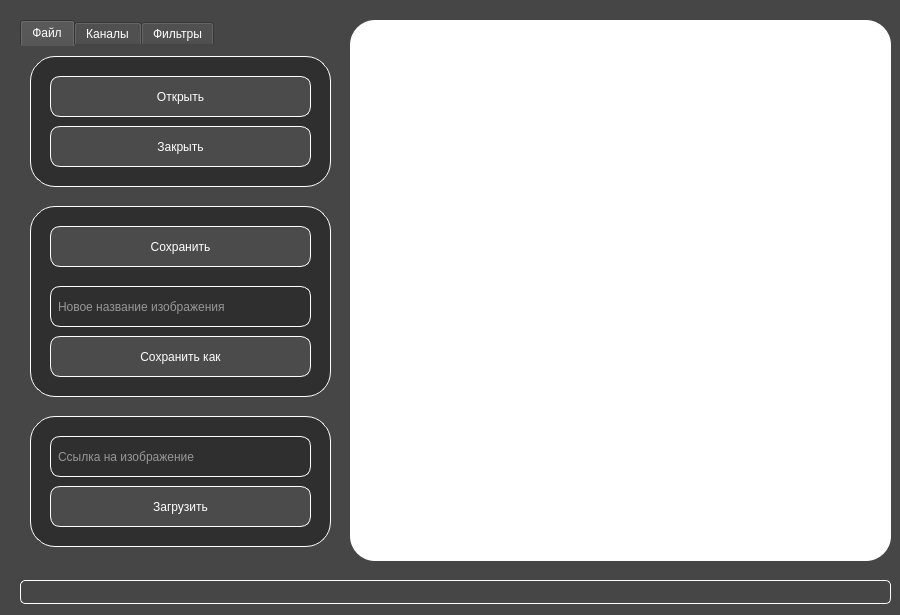
<?xml version="1.0" encoding="UTF-8"?>
<ui version="4.0">
 <class>MainWindow</class>
 <widget class="QMainWindow" name="MainWindow">
  <property name="geometry">
   <rect>
    <x>0</x>
    <y>0</y>
    <width>900</width>
    <height>615</height>
   </rect>
  </property>
  <property name="minimumSize">
   <size>
    <width>900</width>
    <height>615</height>
   </size>
  </property>
  <property name="windowTitle">
   <string>MainWindow</string>
  </property>
  <property name="styleSheet">
   <string notr="true">background-color: rgb(70, 70, 70);
color: rgb(255, 255, 255);</string>
  </property>
  <widget class="QWidget" name="centralwidget">
   <widget class="QTabWidget" name="tabWidget">
    <property name="geometry">
     <rect>
      <x>20</x>
      <y>20</y>
      <width>320</width>
      <height>540</height>
     </rect>
    </property>
    <property name="cursor">
     <cursorShape>PointingHandCursor</cursorShape>
    </property>
    <property name="styleSheet">
     <string notr="true">QWidget {
	selection-background-color: #5865F2;
	border-bottom-color: rgb(255, 255, 255);
}
</string>
    </property>
    <property name="currentIndex">
     <number>0</number>
    </property>
    <widget class="QWidget" name="file_tab">
     <attribute name="title">
      <string>Файл</string>
     </attribute>
     <widget class="QFrame" name="download_file">
      <property name="enabled">
       <bool>true</bool>
      </property>
      <property name="geometry">
       <rect>
        <x>10</x>
        <y>370</y>
        <width>301</width>
        <height>131</height>
       </rect>
      </property>
      <property name="styleSheet">
       <string notr="true">background-color: rgb(47, 47, 47);
border-radius: 25px;
border: 1px solid #fff;</string>
      </property>
      <property name="frameShape">
       <enum>QFrame::StyledPanel</enum>
      </property>
      <property name="frameShadow">
       <enum>QFrame::Raised</enum>
      </property>
      <widget class="QLineEdit" name="img_link">
       <property name="enabled">
        <bool>true</bool>
       </property>
       <property name="geometry">
        <rect>
         <x>20</x>
         <y>20</y>
         <width>261</width>
         <height>41</height>
        </rect>
       </property>
       <property name="styleSheet">
        <string notr="true">QLineEdit {
	border: 1px solid rgb(255, 255, 255);
	border-radius: 10px;
	padding-left: 5px;
	padding-right: 5px;
}

QLineEdit:hover, QLineEdit:focus {
	border: 1px solid #5865F2;
	border-radius: 10px;
}</string>
       </property>
       <property name="text">
        <string/>
       </property>
       <property name="placeholderText">
        <string>Ссылка на изображение</string>
       </property>
      </widget>
      <widget class="QPushButton" name="img_dl">
       <property name="geometry">
        <rect>
         <x>20</x>
         <y>70</y>
         <width>261</width>
         <height>41</height>
        </rect>
       </property>
       <property name="cursor">
        <cursorShape>PointingHandCursor</cursorShape>
       </property>
       <property name="styleSheet">
        <string notr="true">QPushButton {
	border: solid #fff;
	border-width: 1px;
	border-radius: 10px;
	background-color: rgb(75, 75, 75);
}

QPushButton:hover {
	background-color: rgb(65, 65, 65);
	border-color: #5865F2;
}</string>
       </property>
       <property name="text">
        <string>Загрузить</string>
       </property>
      </widget>
     </widget>
     <widget class="QFrame" name="open_file">
      <property name="enabled">
       <bool>true</bool>
      </property>
      <property name="geometry">
       <rect>
        <x>10</x>
        <y>10</y>
        <width>301</width>
        <height>131</height>
       </rect>
      </property>
      <property name="styleSheet">
       <string notr="true">background-color: rgb(47, 47, 47);
border-radius: 25px;
border: 1px solid #fff;</string>
      </property>
      <property name="frameShape">
       <enum>QFrame::StyledPanel</enum>
      </property>
      <property name="frameShadow">
       <enum>QFrame::Raised</enum>
      </property>
      <widget class="QPushButton" name="open">
       <property name="geometry">
        <rect>
         <x>20</x>
         <y>20</y>
         <width>261</width>
         <height>41</height>
        </rect>
       </property>
       <property name="cursor">
        <cursorShape>PointingHandCursor</cursorShape>
       </property>
       <property name="styleSheet">
        <string notr="true">QPushButton {
	border: solid #fff;
	border-width: 1px;
	border-radius: 10px;
	background-color: rgb(75, 75, 75);
}

QPushButton:hover {
	background-color: rgb(65, 65, 65);
	border-color: #5865F2;
}</string>
       </property>
       <property name="text">
        <string>Открыть</string>
       </property>
      </widget>
      <widget class="QPushButton" name="close">
       <property name="geometry">
        <rect>
         <x>20</x>
         <y>70</y>
         <width>261</width>
         <height>41</height>
        </rect>
       </property>
       <property name="cursor">
        <cursorShape>PointingHandCursor</cursorShape>
       </property>
       <property name="styleSheet">
        <string notr="true">QPushButton {
	border: solid #fff;
	border-width: 1px;
	border-radius: 10px;
	background-color: rgb(75, 75, 75);
}

QPushButton:hover {
	background-color: rgb(65, 65, 65);
	border-color: #5865F2;
}</string>
       </property>
       <property name="text">
        <string>Закрыть</string>
       </property>
      </widget>
     </widget>
     <widget class="QFrame" name="save_file">
      <property name="enabled">
       <bool>true</bool>
      </property>
      <property name="geometry">
       <rect>
        <x>10</x>
        <y>160</y>
        <width>301</width>
        <height>191</height>
       </rect>
      </property>
      <property name="styleSheet">
       <string notr="true">background-color: rgb(47, 47, 47);
border-radius: 25px;
border: 1px solid #fff;</string>
      </property>
      <property name="frameShape">
       <enum>QFrame::StyledPanel</enum>
      </property>
      <property name="frameShadow">
       <enum>QFrame::Raised</enum>
      </property>
      <widget class="QPushButton" name="save">
       <property name="geometry">
        <rect>
         <x>20</x>
         <y>20</y>
         <width>261</width>
         <height>41</height>
        </rect>
       </property>
       <property name="cursor">
        <cursorShape>PointingHandCursor</cursorShape>
       </property>
       <property name="styleSheet">
        <string notr="true">QPushButton {
	border: solid #fff;
	border-width: 1px;
	border-radius: 10px;
	background-color: rgb(75, 75, 75);
}

QPushButton:hover {
	background-color: rgb(65, 65, 65);
	border-color: #5865F2;
}</string>
       </property>
       <property name="text">
        <string>Сохранить</string>
       </property>
      </widget>
      <widget class="QPushButton" name="save_as">
       <property name="geometry">
        <rect>
         <x>20</x>
         <y>130</y>
         <width>261</width>
         <height>41</height>
        </rect>
       </property>
       <property name="cursor">
        <cursorShape>PointingHandCursor</cursorShape>
       </property>
       <property name="styleSheet">
        <string notr="true">QPushButton {
	border: solid #fff;
	border-width: 1px;
	border-radius: 10px;
	background-color: rgb(75, 75, 75);
}

QPushButton:hover {
	background-color: rgb(65, 65, 65);
	border-color: #5865F2;
}</string>
       </property>
       <property name="text">
        <string>Сохранить как</string>
       </property>
      </widget>
      <widget class="QLineEdit" name="new_name">
       <property name="enabled">
        <bool>true</bool>
       </property>
       <property name="geometry">
        <rect>
         <x>20</x>
         <y>80</y>
         <width>261</width>
         <height>41</height>
        </rect>
       </property>
       <property name="styleSheet">
        <string notr="true">QLineEdit {
	border: 1px solid rgb(255, 255, 255);
	border-radius: 10px;
	padding-left: 5px;
	padding-right: 5px;
}

QLineEdit:hover, QLineEdit:focus {
	border: 1px solid #5865F2;
	border-radius: 10px;
}</string>
       </property>
       <property name="text">
        <string/>
       </property>
       <property name="placeholderText">
        <string>Новое название изображения</string>
       </property>
      </widget>
     </widget>
    </widget>
    <widget class="QWidget" name="channels_tab">
     <attribute name="title">
      <string>Каналы</string>
     </attribute>
     <widget class="QFrame" name="channels">
      <property name="enabled">
       <bool>true</bool>
      </property>
      <property name="geometry">
       <rect>
        <x>10</x>
        <y>10</y>
        <width>301</width>
        <height>231</height>
       </rect>
      </property>
      <property name="cursor">
       <cursorShape>ArrowCursor</cursorShape>
      </property>
      <property name="styleSheet">
       <string notr="true">background-color: rgb(47, 47, 47);
border-radius: 25px;
border: 1px solid #fff;</string>
      </property>
      <property name="frameShape">
       <enum>QFrame::StyledPanel</enum>
      </property>
      <property name="frameShadow">
       <enum>QFrame::Raised</enum>
      </property>
      <widget class="QFrame" name="red_channel">
       <property name="geometry">
        <rect>
         <x>20</x>
         <y>70</y>
         <width>261</width>
         <height>41</height>
        </rect>
       </property>
       <property name="autoFillBackground">
        <bool>false</bool>
       </property>
       <property name="styleSheet">
        <string notr="true">border: solid white;
border-width: 1px;
border-radius: 10px;</string>
       </property>
       <property name="frameShape">
        <enum>QFrame::StyledPanel</enum>
       </property>
       <property name="frameShadow">
        <enum>QFrame::Raised</enum>
       </property>
       <widget class="QSlider" name="red_slider">
        <property name="geometry">
         <rect>
          <x>40</x>
          <y>10</y>
          <width>211</width>
          <height>20</height>
         </rect>
        </property>
        <property name="cursor">
         <cursorShape>SizeHorCursor</cursorShape>
        </property>
        <property name="styleSheet">
         <string notr="true">QSlider {
	border: none;
	selection-background-color: rgb(255, 0, 0);
}

QSlider:handle:hover, QSlider:handle:focus {
    background: rgb(47, 47, 47);
    border: 1px solid rgb(255, 0, 0);
	border-radius: 10px;
}</string>
        </property>
        <property name="maximum">
         <number>255</number>
        </property>
        <property name="singleStep">
         <number>5</number>
        </property>
        <property name="orientation">
         <enum>Qt::Horizontal</enum>
        </property>
       </widget>
       <widget class="QLabel" name="red_circle">
        <property name="geometry">
         <rect>
          <x>10</x>
          <y>10</y>
          <width>21</width>
          <height>21</height>
         </rect>
        </property>
        <property name="styleSheet">
         <string notr="true">background-color: rgb(255, 0, 0);
border-radius: 10px;
</string>
        </property>
        <property name="text">
         <string/>
        </property>
       </widget>
      </widget>
      <widget class="QFrame" name="green_channel">
       <property name="geometry">
        <rect>
         <x>20</x>
         <y>120</y>
         <width>261</width>
         <height>41</height>
        </rect>
       </property>
       <property name="autoFillBackground">
        <bool>false</bool>
       </property>
       <property name="styleSheet">
        <string notr="true">border: solid white;
border-width: 1px;
border-radius: 10px;</string>
       </property>
       <property name="frameShape">
        <enum>QFrame::StyledPanel</enum>
       </property>
       <property name="frameShadow">
        <enum>QFrame::Raised</enum>
       </property>
       <widget class="QSlider" name="green_slider">
        <property name="geometry">
         <rect>
          <x>40</x>
          <y>10</y>
          <width>211</width>
          <height>20</height>
         </rect>
        </property>
        <property name="cursor">
         <cursorShape>SizeHorCursor</cursorShape>
        </property>
        <property name="styleSheet">
         <string notr="true">QSlider {
	border: none;
	selection-background-color: rgb(0, 255, 0);
}

QSlider:handle:hover, QSlider:handle:focus {
    background: rgb(47, 47, 47);
    border: 1px solid rgb(0, 255, 0);
	border-radius: 10px;
}</string>
        </property>
        <property name="maximum">
         <number>255</number>
        </property>
        <property name="singleStep">
         <number>5</number>
        </property>
        <property name="orientation">
         <enum>Qt::Horizontal</enum>
        </property>
       </widget>
       <widget class="QLabel" name="green_circle">
        <property name="geometry">
         <rect>
          <x>10</x>
          <y>10</y>
          <width>21</width>
          <height>21</height>
         </rect>
        </property>
        <property name="styleSheet">
         <string notr="true">background-color: rgb(0, 255, 0);
border-radius: 10px;
</string>
        </property>
        <property name="text">
         <string/>
        </property>
       </widget>
      </widget>
      <widget class="QFrame" name="blue_channel">
       <property name="geometry">
        <rect>
         <x>20</x>
         <y>170</y>
         <width>261</width>
         <height>41</height>
        </rect>
       </property>
       <property name="autoFillBackground">
        <bool>false</bool>
       </property>
       <property name="styleSheet">
        <string notr="true">border: solid white;
border-width: 1px;
border-radius: 10px;</string>
       </property>
       <property name="frameShape">
        <enum>QFrame::StyledPanel</enum>
       </property>
       <property name="frameShadow">
        <enum>QFrame::Raised</enum>
       </property>
       <widget class="QSlider" name="blue_slider">
        <property name="geometry">
         <rect>
          <x>40</x>
          <y>10</y>
          <width>211</width>
          <height>20</height>
         </rect>
        </property>
        <property name="cursor">
         <cursorShape>SizeHorCursor</cursorShape>
        </property>
        <property name="styleSheet">
         <string notr="true">QSlider {
	border: none;
	selection-background-color: rgb(0, 0, 255);
}

QSlider:handle:hover, QSlider:handle:focus {
    background: rgb(47, 47, 47);
    border: 1px solid rgb(0, 0, 255);
	border-radius: 10px;
}</string>
        </property>
        <property name="maximum">
         <number>255</number>
        </property>
        <property name="singleStep">
         <number>5</number>
        </property>
        <property name="orientation">
         <enum>Qt::Horizontal</enum>
        </property>
       </widget>
       <widget class="QLabel" name="blue_circle">
        <property name="geometry">
         <rect>
          <x>10</x>
          <y>10</y>
          <width>21</width>
          <height>21</height>
         </rect>
        </property>
        <property name="styleSheet">
         <string notr="true">background-color: rgb(0, 0, 255);
border-radius: 10px;
</string>
        </property>
        <property name="text">
         <string/>
        </property>
       </widget>
      </widget>
      <widget class="QPushButton" name="all_channels">
       <property name="geometry">
        <rect>
         <x>20</x>
         <y>20</y>
         <width>261</width>
         <height>41</height>
        </rect>
       </property>
       <property name="cursor">
        <cursorShape>PointingHandCursor</cursorShape>
       </property>
       <property name="styleSheet">
        <string notr="true">QPushButton {
	border: solid #fff;
	border-width: 1px;
	border-radius: 10px;
	background-color: rgb(75, 75, 75);
}

QPushButton:hover {
	background-color: rgb(65, 65, 65);
	border-color: #5865F2;
}</string>
       </property>
       <property name="text">
        <string>Все каналы</string>
       </property>
      </widget>
     </widget>
    </widget>
    <widget class="QWidget" name="tab_2">
     <property name="autoFillBackground">
      <bool>false</bool>
     </property>
     <attribute name="title">
      <string>Фильтры</string>
     </attribute>
     <widget class="QFrame" name="download_2">
      <property name="enabled">
       <bool>true</bool>
      </property>
      <property name="geometry">
       <rect>
        <x>10</x>
        <y>10</y>
        <width>301</width>
        <height>131</height>
       </rect>
      </property>
      <property name="styleSheet">
       <string notr="true">background-color: rgb(47, 47, 47);
border-radius: 35px;</string>
      </property>
      <property name="frameShape">
       <enum>QFrame::StyledPanel</enum>
      </property>
      <property name="frameShadow">
       <enum>QFrame::Raised</enum>
      </property>
      <widget class="QLineEdit" name="img_link_2">
       <property name="enabled">
        <bool>true</bool>
       </property>
       <property name="geometry">
        <rect>
         <x>20</x>
         <y>20</y>
         <width>261</width>
         <height>41</height>
        </rect>
       </property>
       <property name="styleSheet">
        <string notr="true">QLineEdit {
	border: 1px solid rgb(255, 255, 255);
	border-radius: 10px;
	padding-left: 5px;
	padding-right: 5px;
}

QLineEdit:hover, QLineEdit:focus {
	border: 1px solid #5865F2;
	border-radius: 10px;
}</string>
       </property>
       <property name="text">
        <string/>
       </property>
       <property name="placeholderText">
        <string>Ссылка на изображение</string>
       </property>
      </widget>
      <widget class="QPushButton" name="img_dl_2">
       <property name="geometry">
        <rect>
         <x>20</x>
         <y>70</y>
         <width>261</width>
         <height>41</height>
        </rect>
       </property>
       <property name="cursor">
        <cursorShape>PointingHandCursor</cursorShape>
       </property>
       <property name="styleSheet">
        <string notr="true">QPushButton {
	border: solid #fff;
	border-width: 1px;
	border-radius: 10px;
	background-color: rgb(75, 75, 75);
}

QPushButton:hover {
	background-color: rgb(65, 65, 65);
	border-color: #5865F2;
}</string>
       </property>
       <property name="text">
        <string>Все каналы</string>
       </property>
      </widget>
     </widget>
    </widget>
   </widget>
   <widget class="QLabel" name="img">
    <property name="geometry">
     <rect>
      <x>350</x>
      <y>20</y>
      <width>541</width>
      <height>541</height>
     </rect>
    </property>
    <property name="styleSheet">
     <string notr="true">background-color: rgb(255, 255, 255);
border: solid #fff;
border-radius: 25px;</string>
    </property>
    <property name="text">
     <string>TextLabel</string>
    </property>
   </widget>
   <widget class="QLabel" name="log">
    <property name="enabled">
     <bool>true</bool>
    </property>
    <property name="geometry">
     <rect>
      <x>20</x>
      <y>580</y>
      <width>871</width>
      <height>24</height>
     </rect>
    </property>
    <property name="autoFillBackground">
     <bool>false</bool>
    </property>
    <property name="styleSheet">
     <string notr="true">QLabel {
	border: 1px solid rgb(255, 255, 255);
	border-radius: 5px
}</string>
    </property>
    <property name="text">
     <string/>
    </property>
   </widget>
  </widget>
 </widget>
 <resources/>
 <connections/>
</ui>
